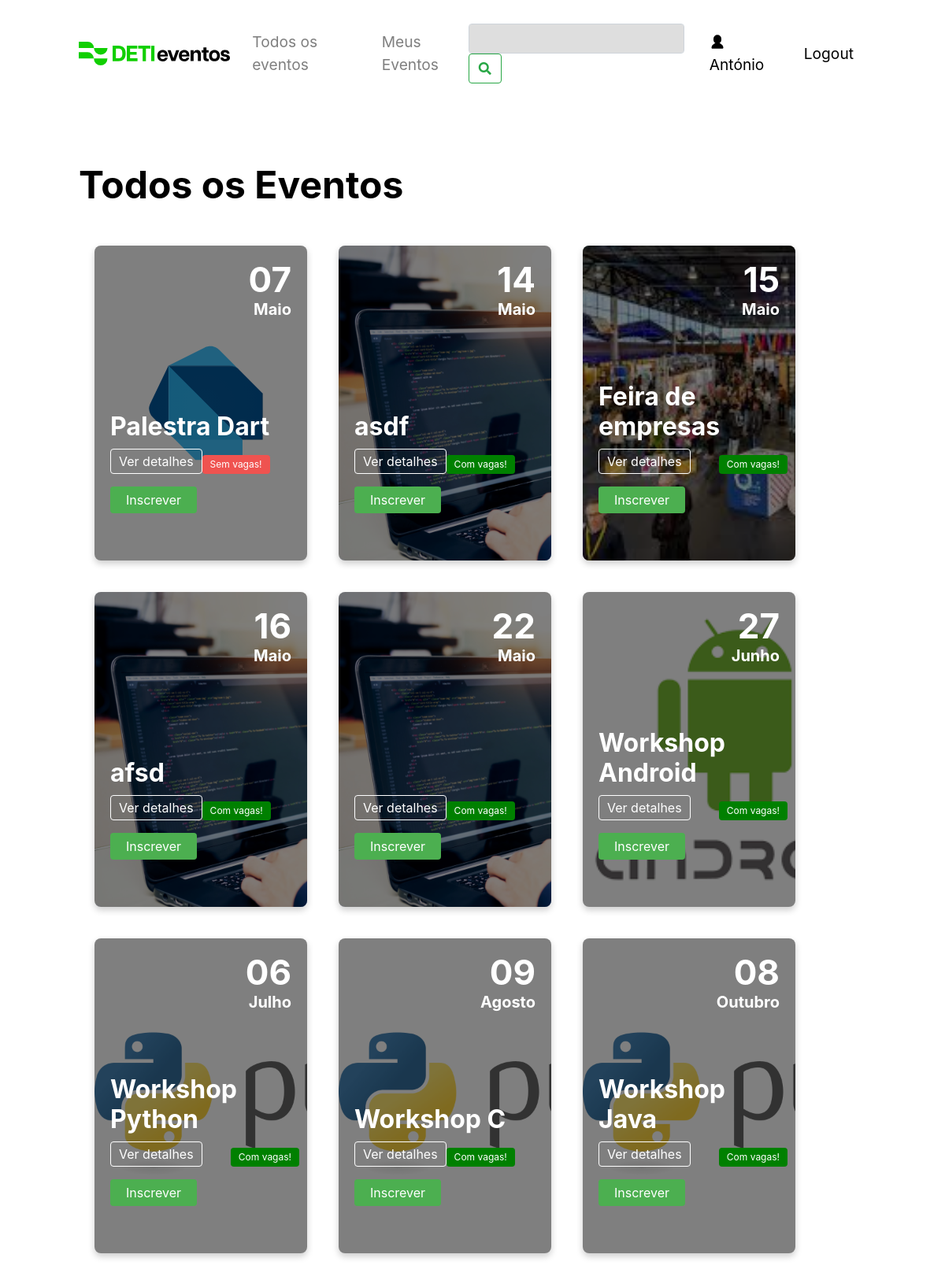
/todos_os_eventos (signed in), run on the app's committed database.
### tables this page shows
CREATE TABLE users (
    id INTEGER PRIMARY KEY,
    email TEXT NOT NULL,
    name TEXT NOT NULL,
    password TEXT NOT NULL
    );

CREATE TABLE events (
    id INTEGER PRIMARY KEY,
    name TEXT NOT NULL,
    description TEXT NOT NULL,
    location TEXT NOT NULL,
    image TEXT,
    date DATE,
    user_id INTEGER,           
    colaborator TEXT , 
    vagas INTEGER,
    lotacao INTEGER,
    preco INTEGER,
    esgotado boolean DEFAULT 0,
    FOREIGN KEY(user_id) REFERENCES users(id)
    );

### app.py (the view)
@app.route('/todos_os_eventos')
def todos_os_eventos():
    user_id = get_user_id(session.get('user_email'))
    print(user_id)
    if 'user_email' not in session:
        return redirect(url_for('login'))
    events = get_events()
    converted_events = []
    for event in events:
        converted_event = list(event)
        converted_event[5] = datetime.strptime(event[5], '%Y-%m-%d').date()
        converted_events.append(tuple(converted_event))
    converted_events.sort(key=lambda x: x[5])
    is_admin = 'user_email' in session and session.get('user_email') == "admin@gmail.com"
    name  = session.get('user_name')
    if name is  not None:
        user = True
    event = get_events()
    return render_template('todos_os_eventos.html', events=converted_events, is_admin=is_admin, user=user, name=name, event=event)

### app.py (called while the page is built)
@app.template_filter('formatdate')
def format_date(value, format='%d-%B'):
    if value is None:
        return ""
    month_names = {
        'January': 'Janeiro', 'February': 'Fevereiro', 'March': 'Março',
        'April': 'Abril', 'May': 'Maio', 'June': 'Junho',
        'July': 'Julho', 'August': 'Agosto', 'September': 'Setembro',
        'October': 'Outubro', 'November': 'Novembro', 'December': 'Dezembro'
    }
    formatted_date = value.strftime(format)
    for eng, pt in month_names.items():
        formatted_date = formatted_date.replace(eng, pt)
    return formatted_date

### models.py (called while the page is built)
def get_user_id(email):
    connection = sqlite3.connect('data.db', check_same_thread=False)
    cursor = connection.cursor()
    cursor.execute("SELECT id FROM users WHERE email = ?", (email,))
    user_id = cursor.fetchall()
    if len(user_id) == 0:
        return None
    return user_id[0][0]

def get_events():
    connection = sqlite3.connect('data.db', check_same_thread=False)
    cursor = connection.cursor()
    try:
        cursor.execute("SELECT * FROM events")
        results = cursor.fetchall()
        return results
    except Exception as e:
        print(e)
        return None

### templates/todos_os_eventos.html (shortened to what this page needs)
<!DOCTYPE html>
<html lang="en">
<head>
  <link rel="stylesheet" href="https://cdnjs.cloudflare.com/ajax/libs/font-awesome/5.15.1/css/all.min.css">
  <link rel="stylesheet" href="https://stackpath.bootstrapcdn.com/bootstrap/4.3.1/css/bootstrap.min.css">
  <link rel="stylesheet" href="/static/css/navbar_style.css">
  <link rel="stylesheet" href="/static/css/style.css">
  <link rel="stylesheet" href="/static/css/pop_up.css">
  <link rel="stylesheet" href="https://cdnjs.cloudflare.com/ajax/libs/font-awesome/5.15.3/css/all.min.css">
  <link rel="stylesheet" href="https://cdn.jsdelivr.net/npm/sweetalert2@11/dist/sweetalert2.min.css">
</head>
<body>
  <nav class="navbar_style navbar navbar-expand-lg navbar-light bg-light">
    <a href="/">
      <img src="/static/images/DETI.svg" alt="DETI Logo">
    </a>
    <div class="collapse navbar-collapse" id="navbarNav">
      <ul class="navbar-nav">
        <li class="nav-item">
          <a class="nav-link navbar_style_links" href="/todos_os_eventos">Todos os eventos</a>
        </li>
        <li class="nav-item">
          <a class="nav-link navbar_style_links" href="/meus_eventos">Meus Eventos</a>
        </li>
      </ul>
      <form class="form-inline ml-auto" action="/search" method="get">
        <input class="form-control mr-sm-2 navbar_style_search" type="text" placeholder="" name="q"
          aria-label="Campo_Pesquisa">
        <button class="btn btn-outline-success my-2 my-sm-0" type="submit"><i class="fas fa-search"
            aria-label="Botao_Pesquisar"></i></button>
      </form>
        {% if user %}
        <a class="nav-link ml-2 navbar_style_login" href="/meus_eventos">
          <img class="login-icon" src="static/images/user_icon.svg" alt="User Icon">
          {{ name }}
          {% endif %}
        </a>
        <a class="nav-link ml-2 navbar_style_login" href="/logout">
          Logout
        </a>
    </div>
  </nav>
  <div class="events-header">
    <h1>Todos os Eventos</h1>
  </div>
  <div class="event-card-container">
    {% for event in events %}
    <div class="event-card" style="background-image: url('{{event[4]}}'); background-size: cover; margin: 20px;">
      <div class="event-content">
        <div class="event-day">{{ event[5]|formatdate('%d') }}</div>
        <div class="event-month">{{ event[5]|formatdate('%B') }}</div>
      </div>
      <div class="event-info">
        <h2 class="event-title">{{event[1]}}</h2>
        <div class="event-details">
          <p class="event-details-btn" id="details-btn" data-event-id="{{ event[0] }}" data-event-title="{{ event[1] }}"
            data-event-description="{{ event[2] }}" data-event-organizer="{{ event[3] }}"
            data-event-image="{{ event[4] }}" data-event-date="{{ event[5] }}" data-event-capacity="{{ event[8] }}"
            data-event-price="{{ event[9] }}" data-event-vacancies="{{ event[10] }}"
            data-event-location="{{ event[6] }}" data-event-collaborator="{{ event[7] }}"
            data-event-category="{{ event[12] }}">Ver detalhes</p>
          {% if event[11]%}
          <p class="event-status-btn"> Sem vagas!</p>
          {% endif %}
          {% if not event[11]%}
          <p class="event-status-btn-verde"> Com vagas!</p>
          {% endif %}
        </div>
        {% if not is_admin %}
        <form method="POST" action="/inscrever/{{ event[0] }}">
          {% if user_events and user_events[1][0] == user_id and event[0] == user_events[1][1] %}
          <button type="submit" class="desinscrever-button"> Desinscrever</button>
          {% else %}
          <button type="submit" class="inscrever-button">Inscrever</button>
          {% endif %}
        </form>
        {% endif %}
      </div>
    </div>
    {% endfor %}
  </div>
</body>
</html>

### static/css/navbar_style.css (style rules this page uses)
.navbar_style { padding: 30px 0px; margin-bottom: 70px; display: flex; background-color: white !important; font-size: 1.2rem !important; }
.navbar_style img { height: 30px; }
.nav-item { margin-left: 20px !important; }
.navbar_style_login { color: #000 !important; }
.navbar_style_search { background-color: #DEDEDE !important; }
.login-icon { height: 20px; width: 20px; margin-top: -3px; }

### static/css/style.css (style rules this page uses)
:root { --primary-color: #4CAF50; --secundary-color: black; }
body { margin: 0; padding: 0 100px; font-family: Inter, sans-serif; }
h1 { color: black; font-weight: 700; font-size: 3rem; }
h2 { color: black; font-weight: 700; font-size: 3rem; }
.navbar { background-color: white; color: var(--secundary-color); overflow: auto; }
.events-header { display: flex; margin-bottom: 20px; justify-content: space-between; align-items: center; }
.event-card-container { display: flex; flex-wrap: wrap; }
.event-card { position: relative; width: 270px; height: 25rem; padding: 20px; border-radius: 8px; box-shadow: 0 4px 8px rgba(0, 0, 0, 0.2); overflow: hidden; margin-right: 20px; background: #fff; margin: 20px; }
.event-card::before { content: ""; position: absolute; top: 0; right: 0; bottom: 0; left: 0; background: rgba(0, 0, 0, 0.5); }
.event-info { position: absolute; bottom: 15%; padding-right: 10px; }
.event-title { margin: 8px 0; font-size: 2rem; color: white; }
.event-details-btn, .event-status-btn, .event-status-btn-verde { padding: 3px 10px; border: none; border-radius: 4px; cursor: pointer; }
.event-details-btn { border: 1px solid white; color: white; }
.event-status-btn { background-color: #ef5350; color: white; font-size: 12px; }
.event-status-btn-verde { background-color: green; color: white; font-size: 12px; }
.event-details { display: flex; justify-content: space-between; align-items: flex-end; }
.event-content { display: block; position: relative; text-align: right; color: white; font-size: 2rem; font-weight: 700; }
.event-day { margin-top: -10px; font-size: 44px; }
.event-month { font-size: 1.25rem; margin-top: -10px; }
.event-content, .event-info, .event-details, .event-title, .event-details-btn, .event-status-btn { color: white; }
.inscrever-button { background-color: #4CAF50; color: white; padding: 5px 20px; border: none; border-radius: 4px; cursor: pointer; }

### data on the page
users: name "António"
events: image (picture), event "07", event "Maio", name "Palestra Dart", esgotado "Sem vagas!"
events: image (picture), event "14", event "Maio", name "asdf", esgotado "Com vagas!"
events: image (picture), event "15", event "Maio", name "Feira de empresas", esgotado "Com vagas!"
events: image (picture), event "16", event "Maio", name "afsd", esgotado "Com vagas!"
events: image (picture), event "22", event "Maio", esgotado "Com vagas!"
events: image (picture), event "27", event "Junho", name "Workshop Android", esgotado "Com vagas!"
events: image (picture), event "06", event "Julho", name "Workshop Python", esgotado "Com vagas!"
events: image (picture), event "09", event "Agosto", name "Workshop C", esgotado "Com vagas!"
events: image (picture), event "08", event "Outubro", name "Workshop Java", esgotado "Com vagas!"
